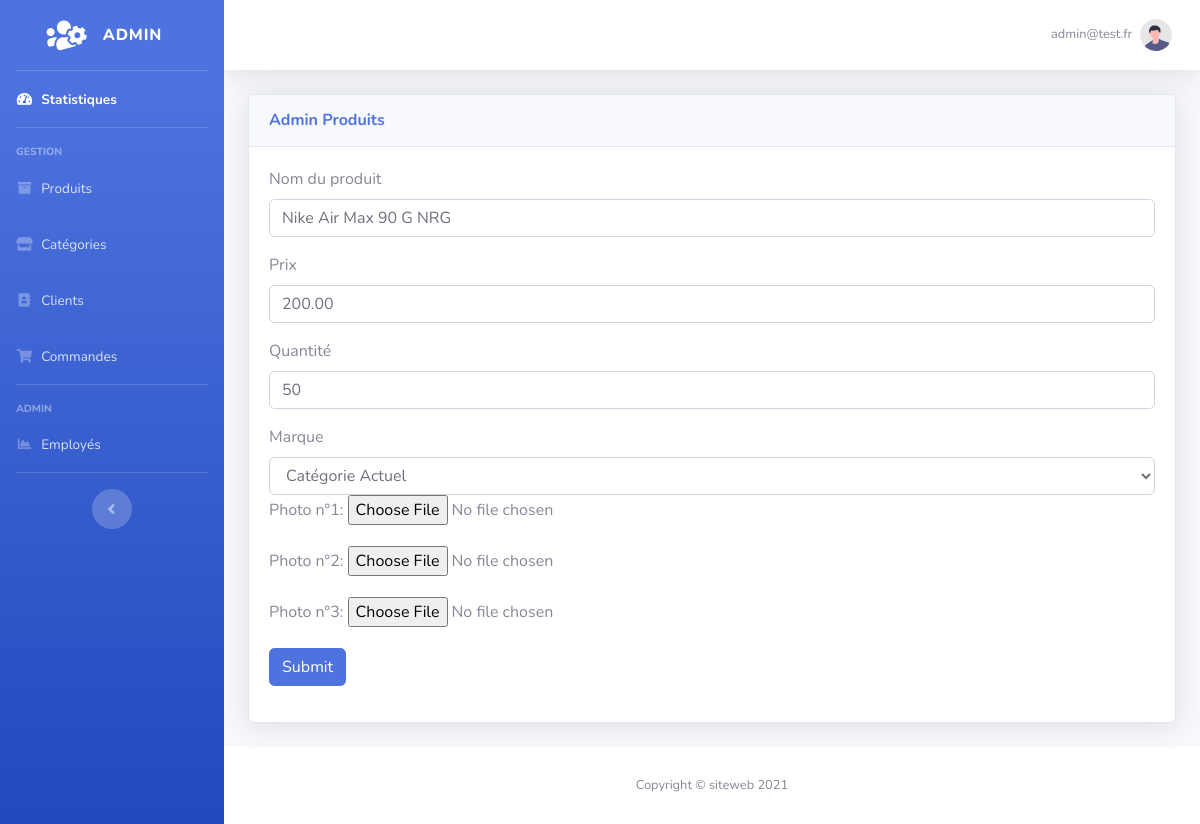
The app's page /admin/modifierproduct.php?idpro=1 (signed in) with its own data.
### tables this page shows
CREATE TABLE `produits` (
  `pro_id` int(255) NOT NULL,
  `pro_nom` varchar(2000) NOT NULL,
  `pro_photo1` varchar(2000) DEFAULT NULL,
  `pro_photo2` varchar(2000) DEFAULT NULL,
  `pro_photo3` varchar(2000) DEFAULT NULL,
  `pro_quantite` int(255) NOT NULL,
  `pro_prix` decimal(5,2) NOT NULL,
  `pro_code` varchar(255) NOT NULL,
  `pro_cat_id` int(255) NOT NULL,
  `pro_datecrea` datetime NOT NULL DEFAULT current_timestamp()
);

### class/Database.php (called while the page is built, shortened)
<?php
class Database
{
    public static function doRequest($conn, $req)
    {
        $result = mysqli_query($conn, $req);
        return $result;
    }
}
?>

### class/Produits.php (called while the page is built, shortened)
<?php
require_once('Database.php');
class Produits {
    public static function getProduitWithid($id) {
        $conn = Database::Connexion();
        $allProduct =  Database::doRequest($conn,'SELECT * FROM produits WHERE pro_id=\''.$id.'\' ');
        $Products = array();
        if (mysqli_num_rows($allProduct) > 0) {
            while($row = mysqli_fetch_assoc($allProduct)) {
                array_push($Products,$row);
            }
        } else {
            return false;
        }
        return $Products;
    }
}
?>

### class/Admin.php (called while the page is built, shortened)
<?php
require_once('Database.php');
class Admin{
    public static function getAdminWhithSession($session){
        $conn = Database::Connexion();
        $Verif =  Database::doRequest($conn,'SELECT * FROM admin WHERE adm_sess=\''.$session.'\'');
        if (mysqli_num_rows($Verif) > 0) {
            while($row = mysqli_fetch_assoc($Verif)) {
               return $row;
            }
        } else {
            return false;
        }
    }
}

### admin/modifierproduct.php (the view, shortened to what this page needs)
<?php
require_once('../class/Admin.php');
require_once('../class/Produits.php');
if(isset($_SESSION["admin"])){
    $result = Admin::getAdminWhithSession($_SESSION["admin"]);
        ?>
        <?php
}
else{
    ?>
    <script>
        document.location.href="login.php";
    </script>
    <?php
}
 $produit = Produits::getProduitWithid($_GET['idpro']);
?>
<!DOCTYPE html>
<html>
<head>
    <link href="vendor/fontawesome-free/css/all.min.css" rel="stylesheet" type="text/css">
    <link href="css/sb-admin-2.min.css" rel="stylesheet">
</head>
<body id="page-top">
<div id="wrapper">
    <ul class="navbar-nav bg-gradient-primary sidebar sidebar-dark accordion" id="accordionSidebar">
        <a class="sidebar-brand d-flex align-items-center justify-content-center" href="index.html">
            <div class="sidebar-brand-icon rotate-n-15">
                <i class="fas fa-users-cog"></i>
            </div>
            <div class="sidebar-brand-text mx-3">Admin</sup></div>
        </a>
        <hr class="sidebar-divider my-0">
        <li class="nav-item active">
            <a class="nav-link" href="index.php">
                <i class="fas fa-fw fa-tachometer-alt"></i>
                <span>Statistiques</span></a>
        </li>
        <hr class="sidebar-divider">
        <div class="sidebar-heading">
            Gestion
        </div>
        <li class="nav-item">
            <a class="nav-link" href="product.php">
                <i class="fas fa-fw fa-archive"></i>
                <span>Produits</span></a>
        </li>
        <li class="nav-item">
            <a class="nav-link" href="charts.html">
                <i class="fas fa-fw fa-store"></i>
                <span>Catégories</span></a>
        </li>
        <li class="nav-item">
            <a class="nav-link" href="charts.html">
                <i class="fas fa-fw fa-address-book"></i>
                <span>Clients</span></a>
        </li> <li class="nav-item">
            <a class="nav-link" href="charts.html">
                <i class="fas fa-fw fa-shopping-cart"></i>
                <span>Commandes</span></a>
        </li>
        <hr class="sidebar-divider">
        <div class="sidebar-heading">
            Admin
        </div>
        <li class="nav-item">
            <a class="nav-link" href="charts.html">
                <i class="fas fa-fw fa-chart-area"></i>
                <span>Employés</span></a>
        </li>
        <hr class="sidebar-divider d-none d-md-block">
        <div class="text-center d-none d-md-inline">
            <button class="rounded-circle border-0" id="sidebarToggle"></button>
        </div>
    </ul>
    <div id="content-wrapper" class="d-flex flex-column">
        <div id="content">
            <nav class="navbar navbar-expand navbar-light bg-white topbar mb-4 static-top shadow">
                <ul class="navbar-nav ml-auto">
                    <li class="nav-item dropdown no-arrow mx-1">
                    <li class="nav-item dropdown no-arrow">
                        <a class="nav-link dropdown-toggle" href="#" id="userDropdown" role="button"
                           data-toggle="dropdown" aria-haspopup="true" aria-expanded="false">
                            <span class="mr-2 d-none d-lg-inline text-gray-600 small"><?php echo $result['adm_email']?></span>
                            <img class="img-profile rounded-circle"
                                 src="img/undraw_profile.svg">
                        </a>
                    </li>
                </ul>
            </nav>
            <div class="container-fluid">
                <div class="card shadow mb-4">
                    <div class="card-header py-3">
                        <h6 class="m-0 font-weight-bold text-primary">Admin Produits</h6>
                    </div>
                    <div class="card-body">
                        <div class="table-responsive">
                            <form action="product.php" method="post" enctype="multipart/form-data">
                                <div class="form-group">
                                    <label for="exampleInputEmail1">Nom du produit</label>
                                    <input type="text" value="<?php echo $produit[0]['pro_nom']?>"name="nom" class="form-control" id="exampleInputEmail1" aria-describedby="emailHelp" placeholder="">
                                </div>
                                <div class="form-group">
                                    <label for="exampleInputPassword1">Prix</label>
                                    <input type="number" value="<?php echo $produit[0]['pro_prix']?>" name="prix"step="0.01" class="form-control" id="exampleInputPassword1" placeholder="">
                                </div>
                                <div class="form-group">
                                    <label for="exampleInputPassword1">Quantité</label>
                                    <input type="number" value="<?php echo $produit[0]['pro_quantite']?>" name="quantite" class="form-control" id="exampleInputPassword1" placeholder="">
                                </div>
                                <div class="form-group">
                                    <label for="exampleFormControlSelect1">Marque</label>
                                    <select class="form-control" name="marque" id="exampleFormControlSelect1">
                                        <?php
                                        echo ' <option value="'.$produit[0]['pro_cat_id'].'"> Catégorie Actuel</option>';
                                        ?>
                                    </select>
                                    <div class="form-group">
                                        <label for="avatar">Photo n°1:</label>
                                        <input type="file"
                                               id="photo1" name="photo1"
                                               accept="image/png, image/jpeg">
                                    </div>
                                    <div class="form-group">
                                        <label for="avatar">Photo n°2:</label>
                                        <input type="file"
                                               id="photo2" name="photo2"
                                               accept="image/png, image/jpeg">
                                    </div>
                                    <div class="form-group">
                                        <label for="avatar">Photo n°3:</label>
                                        <input type="file"
                                               id="photo3" name="photo3"
                                               accept="image/png, image/jpeg">
                                    </div>
                                    <button type="submit" name="mod" class="btn btn-primary">Submit</button>
                            </form>
                        </div>
                    </div>
                </div>
            </div>
        </div>
        <footer class="sticky-footer bg-white">
            <div class="container my-auto">
                <div class="copyright text-center my-auto">
                    <span>Copyright &copy; siteweb 2021</span>
                </div>
            </div>
        </footer>
    </div>
</div>
</body>
</html>

### records on screen
produits: nom "Nike Air Max 90 G NRG", prix "200.00", quantite "50"

### other values on screen
$result['adm_email'] "admin@test.fr"
